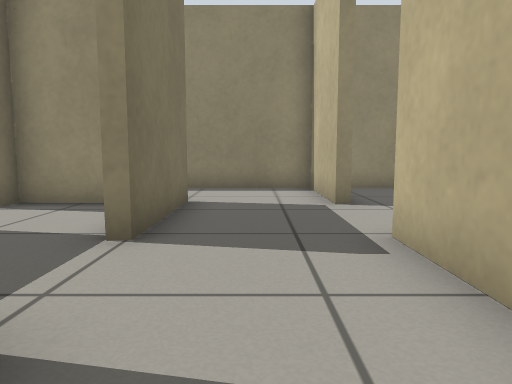
View 1 (above)

24 first-person views from a walk through a robot-simulator world made for Gazebo. The camera is 0.5 m above the floor, tilts 6° down and sees 70° across. The floor is counted in squares, 0.5 m on a side. Each view is taken from the middle of a square. On the plan, view 1 faces up. The plan holds only what a view shows up to about 13 squares ahead; the rest is blank.

View 2
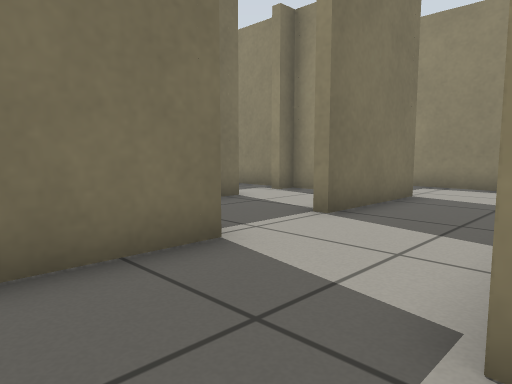

View 3
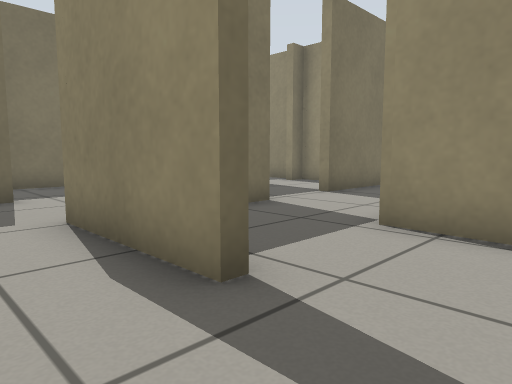

View 4
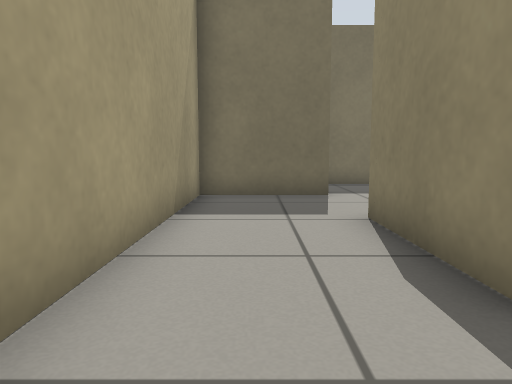

View 5
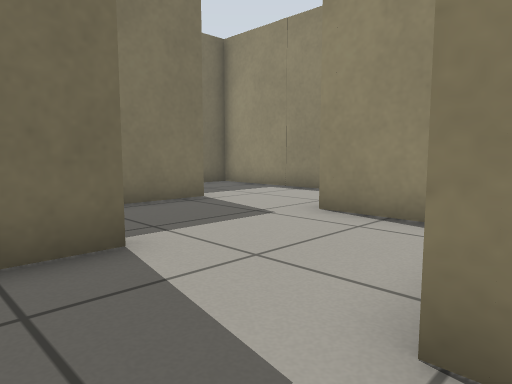

View 6
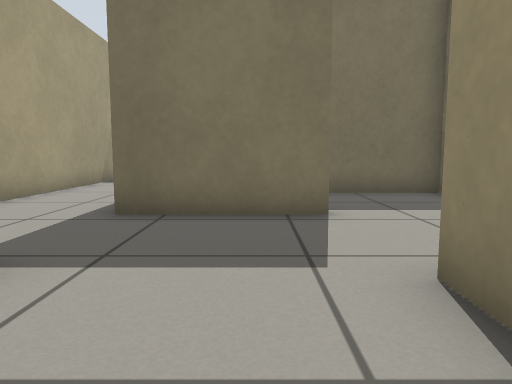

View 7
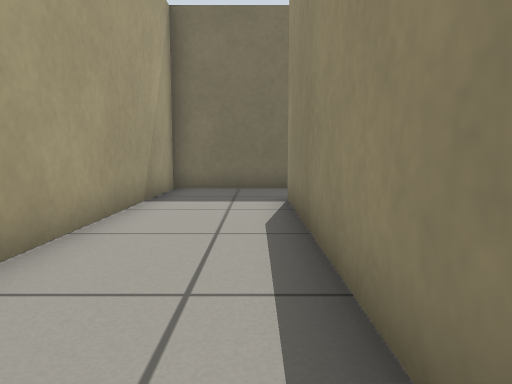

View 8
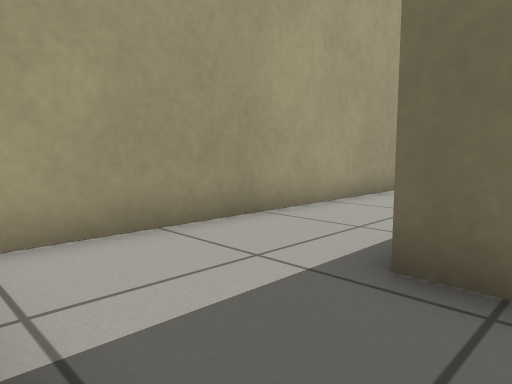

View 9
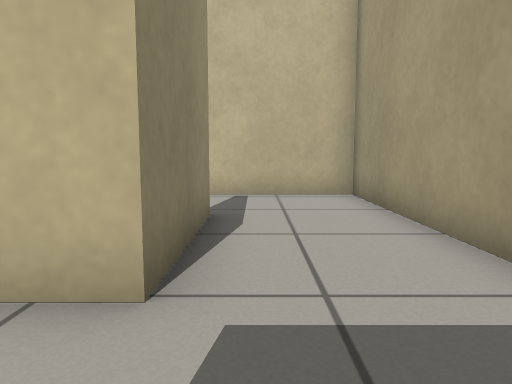

View 10
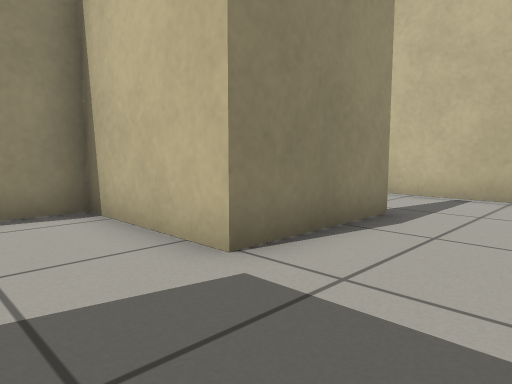

View 11
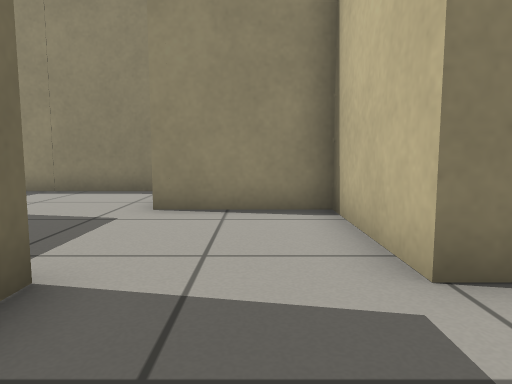

View 12
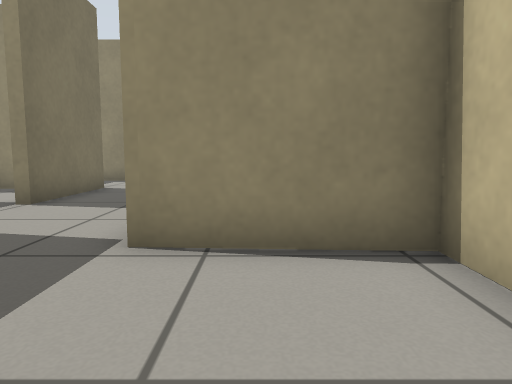

View 13
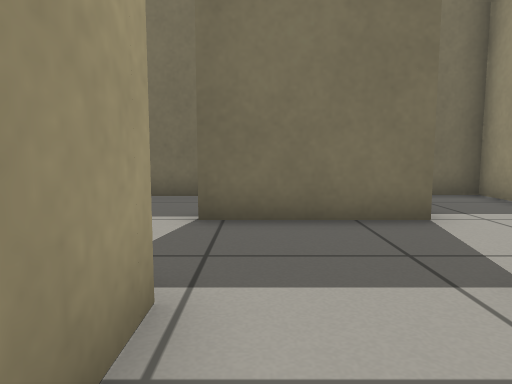

View 14
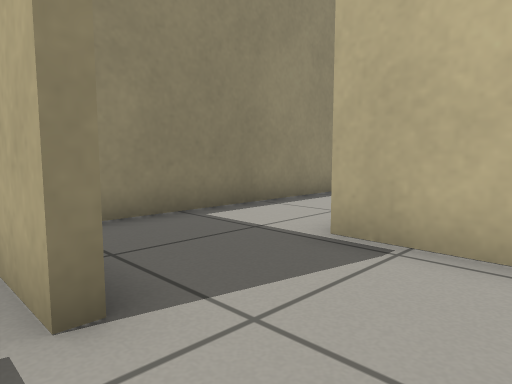

View 15
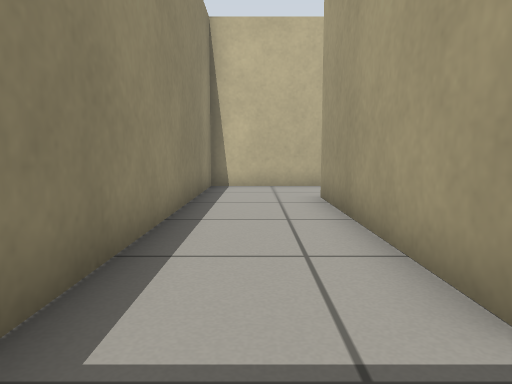

View 16
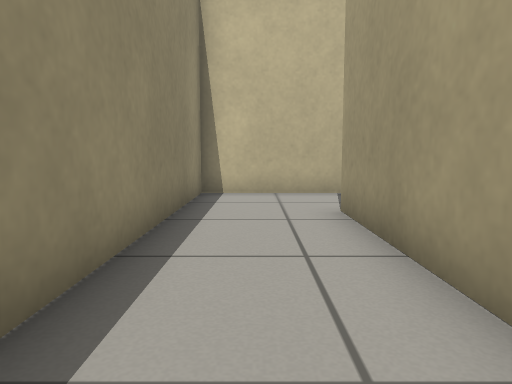

View 17
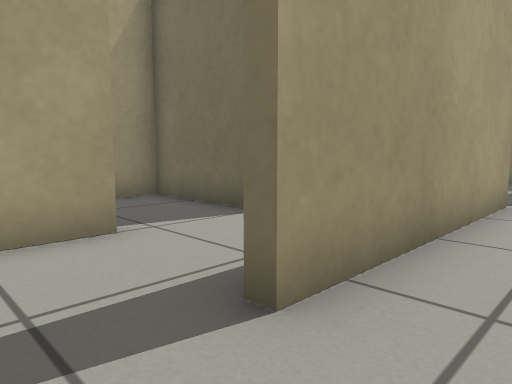

View 18
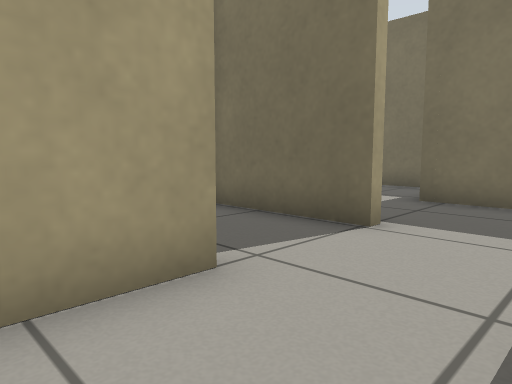

View 19
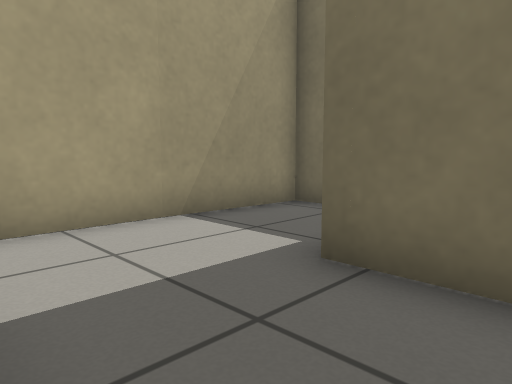

View 20
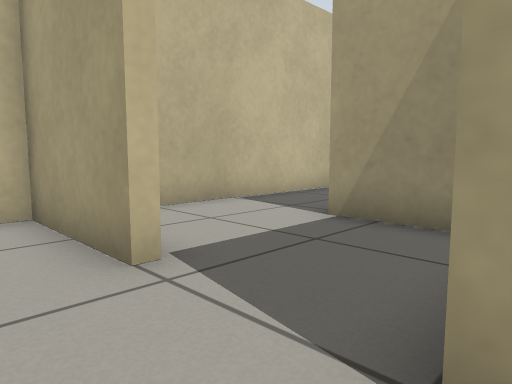

View 21
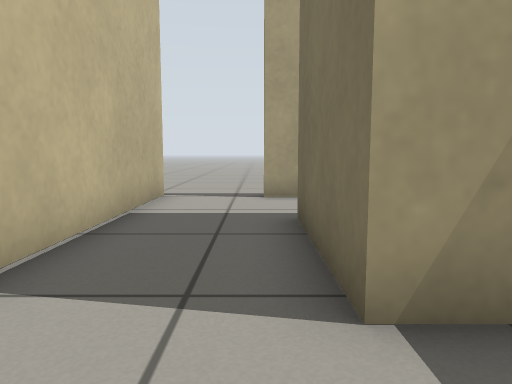

View 22
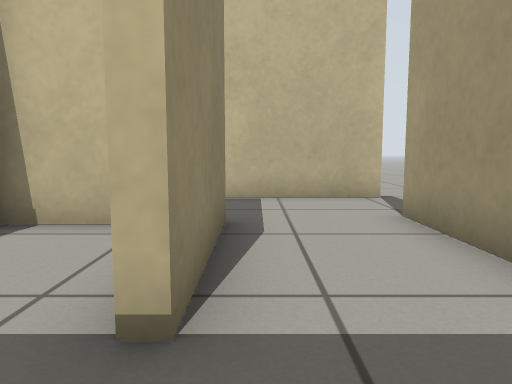

View 23
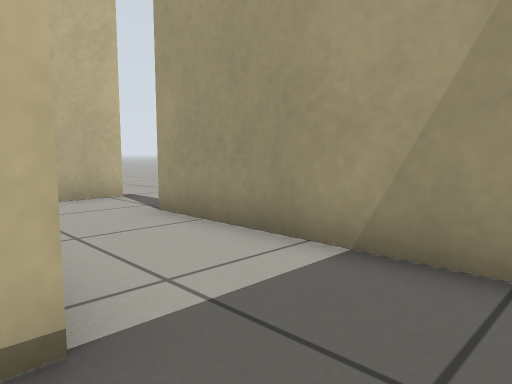

View 24
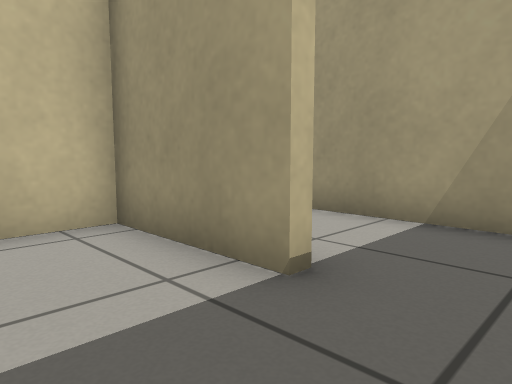

### Floor plan
Ten units are one square. View 1 is at (0, 0); x grows to the right and y downward. Boxes are objects, and circles mark ways between rooms. Rooms are numbered by the first view taken in them; rooms with no view inside come last. Other rooms are left out.
<svg viewBox="-179 -109 326 176">
<path fill="none" stroke="#000" d="M49 15 49 -7 15 -8M-14 -19 -14 5M19 23 -16 23 -16 -14 -49 -14M-47 22 -47 54 49 54 49 15M-79 -12 -79 23 -150 23M-174 20 -174 54 -56 54M49 -56 49 -75 114 -75M142 -68 142 -104 26 -104M16 -43 31 -43M-14 -78 -14 -41M16 -71 16 -104 -47 -104 -47 -93M111 -45 142 -45 142 -50M80 -45 84 -45M114 -75 114 -71M65 54 119 54M142 59 142 -24M111 -41 111 -45M84 -45 84 -10 114 -10 114 26 78 26M78 23 111 23 111 -6M19 -29 19 -10 73 -10M-75 -46 -112 -46 -112 -17M-45 -50 -45 -25M16 -22 16 -43M-56 -46 -75 -46M-56 -73 -72 -73M-30 -73 -47 -73M51 -57 51 -40"/>
<circle cx="30" cy="20" r="3" fill="#2a7"/>
<circle cx="5" cy="-10" r="3" fill="#2a7"/>
<circle cx="-50" cy="10" r="3" fill="#2a7"/>
<circle cx="-65" cy="-10" r="3" fill="#2a7"/>
<circle cx="20" cy="-60" r="3" fill="#2a7"/>
<circle cx="125" cy="-70" r="3" fill="#2a7"/>
<circle cx="5" cy="-40" r="3" fill="#2a7"/>
<circle cx="100" cy="-40" r="3" fill="#2a7"/>
<circle cx="80" cy="-55" r="3" fill="#2a7"/>
<circle cx="65" cy="20" r="3" fill="#2a7"/>
<circle cx="65" cy="-40" r="3" fill="#2a7"/>
<circle cx="-80" cy="-30" r="3" fill="#2a7"/>
<circle cx="-10" cy="-25" r="3" fill="#2a7"/>
<circle cx="-30" cy="-45" r="3" fill="#2a7"/>
<text x="20" y="0">1</text>
<text x="0" y="30">2</text>
<text x="-100" y="30">3</text>
<text x="70" y="-80">4</text>
<text x="-10" y="-80">5</text>
<text x="110" y="-60">6</text>
<text x="100" y="30">7</text>
<text x="80" y="0">8</text>
<text x="50" y="-30">9</text>
<text x="-90" y="-20">10</text>
<text x="-30" y="-40">11</text>
<text x="0" y="-30">12</text>
<text x="-70" y="-30">13</text>
<text x="-50" y="-60">14</text>
<text x="60" y="-60">15</text>
</svg>
Room 1 opens to room 2. Room 1 opens to room 12. Room 2 opens to room 3. Room 3 opens to room 13. Room 4 opens to room 5. Room 4 opens to room 6. Room 5 opens to room 12. Room 6 opens to room 7. Room 6 opens to room 15. Room 7 opens to room 8. Room 9 opens to room 15. Room 10 opens to room 13. Room 11 opens to room 12. Room 11 opens to room 14.

Where each view was taken, in squares from view 1:
view 1: 0 up, 0 right, facing up
view 2: 1 down, 2 right, facing up-left
view 3: 4 down, 4 right, facing up-left
view 4: 4 down, 4 right, facing left
view 5: 4 down, 1 left, facing up-left
view 6: 0 up, 2 left, facing left
view 7: 3 down, 7 left, facing left
view 8: 1 down, 5 left, facing down-left
view 9: 3 down, 4 left, facing right
view 10: 5 down, 4 left, facing up-right
view 11: 5 down, 3 left, facing up
view 12: 3 down, 3 right, facing up
view 13: 5 up, 4 right, facing left
view 14: 5 up, 1 right, facing up-right
view 15: 9 up, 3 right, facing right
view 16: 9 up, 5 right, facing right
view 17: 9 up, 13 right, facing down-left
view 18: 7 up, 13 right, facing down-left
view 19: 6 up, 8 right, facing down-left
view 20: 6 up, 8 right, facing down-right
view 21: 3 up, 12 right, facing down
view 22: 3 down, 6 right, facing right
view 23: 2 down, 6 right, facing down-right
view 24: 0 up, 6 right, facing down-right
